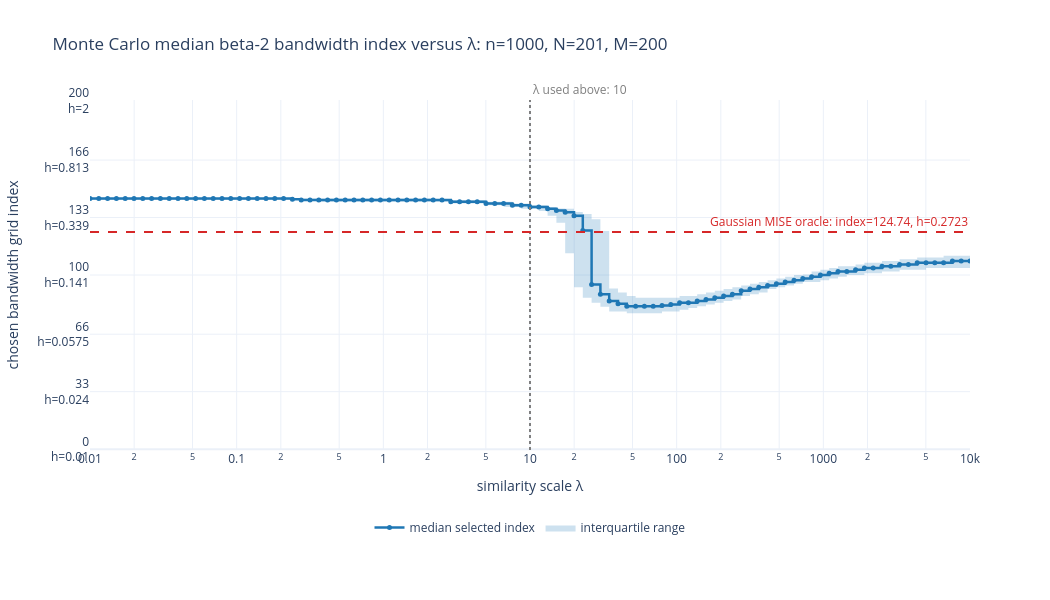

Notebook code cell kept with this figure:
### Code cell
stationary_example_mc_oracle_index = float(
    np.interp(
        np.log(stationary_example_oracle_h),
        stationary_example_log_bandwidth_grid,
        stationary_example_index_grid,
    )
)
stationary_example_mc_oracle_paper_y = (
    stationary_example_mc_oracle_index + 0.5
) / stationary_example_N
stationary_example_mc_tick_indices = np.unique(
    np.linspace(
        0, stationary_example_N - 1, 7, dtype=int
    )
)
stationary_example_mc_tick_labels = [
    f"{index}<br>h={stationary_example_grid[index]:.3g}"
    for index in stationary_example_mc_tick_indices
]

stationary_example_mc_figure = go.Figure()
stationary_example_mc_figure.add_trace(
    go.Scatter(
        x=stationary_example_lambda_values,
        y=stationary_example_mc_q25_indices,
        customdata=stationary_example_mc_q25_bandwidths,
        mode="lines",
        line=dict(color="rgba(31,119,180,0)", shape="hv"),
        name="25th percentile",
        showlegend=False,
        hovertemplate=(
            "λ=%{x:.6g}"
            "<br>25th-percentile index=%{y:.3g}"
            "<br>corresponding h=%{customdata:.6g}<extra></extra>"
        ),
    )
)
stationary_example_mc_figure.add_trace(
    go.Scatter(
        x=stationary_example_lambda_values,
        y=stationary_example_mc_q75_indices,
        customdata=stationary_example_mc_q75_bandwidths,
        mode="lines",
        line=dict(color="rgba(31,119,180,0)", shape="hv"),
        fill="tonexty",
        fillcolor="rgba(31,119,180,0.22)",
        name="interquartile range",
        hovertemplate=(
            "λ=%{x:.6g}"
            "<br>75th-percentile index=%{y:.3g}"
            "<br>corresponding h=%{customdata:.6g}<extra></extra>"
        ),
    )
)
stationary_example_mc_figure.add_trace(
    go.Scatter(
        x=stationary_example_lambda_values,
        y=stationary_example_mc_median_indices,
        customdata=stationary_example_mc_median_bandwidths,
        mode="lines+markers",
        line=dict(color="#1f77b4", width=2.5, shape="hv"),
        marker=dict(size=5),
        name="median selected index",
        hovertemplate=(
            "λ=%{x:.6g}"
            "<br>median index=%{y:.3g}"
            "<br>corresponding h=%{customdata:.6g}<extra></extra>"
        ),
    )
)
stationary_example_mc_figure.add_vline(
    x=stationary_example_tau,
    line=dict(color="#7f7f7f", width=2, dash="dot"),
)
stationary_example_mc_figure.add_hline(
    y=stationary_example_mc_oracle_index,
    line=dict(color="#d62728", width=2, dash="dash"),
)
stationary_example_mc_figure.add_annotation(
    x=stationary_example_lambda_reference_paper_x,
    y=1.0,
    xref="paper",
    yref="paper",
    text=f"λ used above: {stationary_example_tau:g}",
    showarrow=False,
    xanchor="left",
    yanchor="bottom",
    font=dict(color="#7f7f7f"),
)
stationary_example_mc_figure.add_annotation(
    x=1.0,
    y=stationary_example_mc_oracle_paper_y,
    xref="paper",
    yref="paper",
    text=(
        "Gaussian MISE oracle: "
        f"index={stationary_example_mc_oracle_index:.2f}, "
        f"h={stationary_example_oracle_h:.4g}"
    ),
    showarrow=False,
    xanchor="right",
    yanchor="bottom",
    font=dict(color="#d62728"),
)
stationary_example_mc_figure.update_xaxes(
    title_text="similarity scale λ",
    type="log",
    range=[
        stationary_example_log_lambda_min,
        stationary_example_log_lambda_max,
    ],
)
stationary_example_mc_figure.update_yaxes(
    title_text="chosen bandwidth grid index",
    range=[-0.5, stationary_example_N - 0.5],
    tickmode="array",
    tickvals=stationary_example_mc_tick_indices,
    ticktext=stationary_example_mc_tick_labels,
)
stationary_example_mc_figure.update_layout(
    title=(
        "Monte Carlo median beta-2 bandwidth index versus λ: "
        f"n={stationary_example_n}, N={stationary_example_N}, "
        f"M={stationary_example_mc_M}"
    ),
    width=1050,
    height=600,
    template="plotly_white",
    legend=dict(
        orientation="h",
        x=0.5,
        xanchor="center",
        y=-0.18,
        yanchor="top",
    ),
    margin=dict(t=100, b=150),
)
stationary_example_mc_figure.show()

### Figure 1 — Plotly figure (JSON) as saved in the notebook; plotly's stock layout.template omitted (floating-point values rounded to 4 significant figures)
{"data": [{"customdata": [0.4418, 0.4418, 0.4418, 0.4418, 0.4418, 0.4418, 0.4418, 0.4418, 0.4418, 0.4418, 0.4418, 0.4418, 0.4418, 0.4418, 0.4418, 0.4418, 0.4418, 0.4418, 0.4418, 0.4418, 0.4418, 0.4418, 0.4418, 0.4418, 0.4418, 0.4389, 0.4303, 0.4303, 0.4303, 0.4303, 0.4303, 0.4303, 0.4303, 0.4303, 0.4303, 0.4303, 0.4303, 0.4303, 0.4303, 0.4303, 0.4303, 0.419, 0.419, 0.419, 0.419, 0.4081, 0.4081, 0.3974, 0.3974, 0.387, 0.387, 0.3744, 0.3481, 0.3131, 0.1969, 0.1175, 0.1002, 0.09256, 0.08721, 0.08108, 0.08108, 0.07896, 0.07896, 0.07896, 0.07896, 0.08108, 0.08108, 0.08326, 0.08549, 0.08779, 0.09014, 0.09256, 0.09505, 0.0976, 0.1029, 0.1057, 0.1085, 0.1144, 0.1175, 0.1206, 0.1239, 0.1272, 0.1272, 0.1306, 0.1341, 0.1377, 0.1414, 0.1414, 0.1452, 0.1452, 0.1491, 0.1491, 0.1531, 0.1531, 0.1531, 0.1572, 0.1572, 0.1572, 0.1572, 0.1572, 0.1604], "hovertemplate": "λ=%{x:.6g}<br>25th-percentile index=%{y:.3g}<br>corresponding h=%{customdata:.6g}<extra></extra>", "line": {"color": "rgba(31,119,180,0)", "shape": "hv"}, "mode": "lines", "name": "25th percentile", "showlegend": false, "type": "scatter", "x": [0.01, 0.01148, 0.01318, 0.01514, 0.01738, 0.01995, 0.02291, 0.0263, 0.0302, 0.03467, 0.03981, 0.04571, 0.05248, 0.06026, 0.06918, 0.07943, 0.0912, 0.1047, 0.1202, 0.138, 0.1585, 0.182, 0.2089, 0.2399, 0.2754, 0.3162, 0.3631, 0.4169, 0.4786, 0.5495, 0.631, 0.7244, 0.8318, 0.955, 1.096, 1.259, 1.445, 1.66, 1.905, 2.188, 2.512, 2.884, 3.311, 3.802, 4.365, 5.012, 5.754, 6.607, 7.586, 8.71, 10, 11.48, 13.18, 15.14, 17.38, 19.95, 22.91, 26.3, 30.2, 34.67, 39.81, 45.71, 52.48, 60.26, 69.18, 79.43, 91.2, 104.7, 120.2, 138.0, 158.5, 182.0, 208.9, 239.9, 275.4, 316.2, 363.1, 416.9, 478.6, 549.5, 631.0, 724.4, 831.8, 955.0, 1096.0, 1259.0, 1445.0, 1660.0, 1905.0, 2188.0, 2512.0, 2884.0, 3311.0, 3802.0, 4365.0, 5012.0, 5754.0, 6607.0, 7586.0, 8710.0, 10000], "y": [143, 143, 143, 143, 143, 143, 143, 143, 143, 143, 143, 143, 143, 143, 143, 143, 143, 143, 143, 143, 143, 143, 143, 143, 143, 142.8, 142, 142, 142, 142, 142, 142, 142, 142, 142, 142, 142, 142, 142, 142, 142, 141, 141, 141, 141, 140, 140, 139, 139, 138, 138, 136.8, 134, 130, 112.5, 93, 87, 84, 81.75, 79, 79, 78, 78, 78, 78, 79, 79, 80, 81, 82, 83, 84, 85, 86, 88, 89, 90, 92, 93, 94, 95, 96, 96, 97, 98, 99, 100, 100, 101, 101, 102, 102, 103, 103, 103, 104, 104, 104, 104, 104, 104.8]}, {"customdata": [0.4537, 0.4537, 0.4537, 0.4537, 0.4537, 0.4537, 0.4537, 0.4537, 0.4537, 0.4537, 0.4537, 0.4537, 0.4537, 0.4537, 0.4537, 0.4537, 0.4537, 0.4537, 0.4537, 0.4537, 0.4537, 0.4537, 0.4537, 0.4537, 0.4537, 0.4537, 0.4537, 0.4537, 0.4537, 0.4537, 0.4537, 0.4537, 0.4537, 0.4537, 0.4537, 0.4537, 0.4537, 0.4537, 0.4537, 0.4418, 0.4418, 0.4418, 0.4418, 0.4418, 0.4418, 0.4303, 0.4303, 0.4303, 0.419, 0.419, 0.4108, 0.4081, 0.3974, 0.3896, 0.387, 0.3695, 0.3574, 0.3301, 0.2761, 0.1152, 0.1085, 0.1029, 0.1002, 0.1002, 0.1002, 0.1002, 0.1002, 0.1029, 0.1029, 0.1057, 0.1085, 0.1114, 0.1144, 0.1175, 0.1206, 0.1239, 0.1272, 0.1306, 0.1341, 0.1377, 0.1414, 0.1424, 0.1491, 0.1531, 0.1572, 0.1615, 0.1615, 0.1658, 0.1702, 0.1702, 0.1748, 0.1748, 0.1795, 0.1795, 0.1843, 0.1843, 0.1843, 0.1893, 0.1893, 0.1893, 0.1893], "fill": "tonexty", "fillcolor": "rgba(31,119,180,0.22)", "hovertemplate": "λ=%{x:.6g}<br>75th-percentile index=%{y:.3g}<br>corresponding h=%{customdata:.6g}<extra></extra>", "line": {"color": "rgba(31,119,180,0)", "shape": "hv"}, "mode": "lines", "name": "interquartile range", "type": "scatter", "x": [0.01, 0.01148, 0.01318, 0.01514, 0.01738, 0.01995, 0.02291, 0.0263, 0.0302, 0.03467, 0.03981, 0.04571, 0.05248, 0.06026, 0.06918, 0.07943, 0.0912, 0.1047, 0.1202, 0.138, 0.1585, 0.182, 0.2089, 0.2399, 0.2754, 0.3162, 0.3631, 0.4169, 0.4786, 0.5495, 0.631, 0.7244, 0.8318, 0.955, 1.096, 1.259, 1.445, 1.66, 1.905, 2.188, 2.512, 2.884, 3.311, 3.802, 4.365, 5.012, 5.754, 6.607, 7.586, 8.71, 10, 11.48, 13.18, 15.14, 17.38, 19.95, 22.91, 26.3, 30.2, 34.67, 39.81, 45.71, 52.48, 60.26, 69.18, 79.43, 91.2, 104.7, 120.2, 138.0, 158.5, 182.0, 208.9, 239.9, 275.4, 316.2, 363.1, 416.9, 478.6, 549.5, 631.0, 724.4, 831.8, 955.0, 1096.0, 1259.0, 1445.0, 1660.0, 1905.0, 2188.0, 2512.0, 2884.0, 3311.0, 3802.0, 4365.0, 5012.0, 5754.0, 6607.0, 7586.0, 8710.0, 10000], "y": [144, 144, 144, 144, 144, 144, 144, 144, 144, 144, 144, 144, 144, 144, 144, 144, 144, 144, 144, 144, 144, 144, 144, 144, 144, 144, 144, 144, 144, 144, 144, 144, 144, 144, 144, 144, 144, 144, 144, 143, 143, 143, 143, 143, 143, 142, 142, 142, 141, 141, 140.2, 140, 139, 138.2, 138, 136.2, 135, 132, 125.2, 92.25, 90, 88, 87, 87, 87, 87, 87, 88, 88, 89, 90, 91, 92, 93, 94, 95, 96, 97, 98, 99, 100, 100.2, 102, 103, 104, 105, 105, 106, 107, 107, 108, 108, 109, 109, 110, 110, 110, 111, 111, 111, 111]}, {"customdata": [0.4537, 0.4537, 0.4537, 0.4537, 0.4537, 0.4537, 0.4537, 0.4537, 0.4537, 0.4537, 0.4537, 0.4537, 0.4537, 0.4537, 0.4537, 0.4537, 0.4537, 0.4537, 0.4537, 0.4537, 0.4537, 0.4537, 0.4537, 0.4477, 0.4418, 0.4418, 0.4418, 0.4418, 0.4418, 0.4418, 0.4418, 0.4418, 0.4418, 0.4418, 0.4418, 0.4418, 0.4418, 0.4418, 0.4418, 0.4418, 0.4418, 0.4303, 0.4303, 0.4303, 0.4303, 0.419, 0.419, 0.419, 0.4081, 0.4081, 0.3974, 0.3974, 0.387, 0.3769, 0.367, 0.3481, 0.2779, 0.1222, 0.1057, 0.09505, 0.09134, 0.08779, 0.08779, 0.08779, 0.08779, 0.08896, 0.09014, 0.09256, 0.09256, 0.09505, 0.0976, 0.1002, 0.1029, 0.1057, 0.1114, 0.1144, 0.1175, 0.1206, 0.1239, 0.1272, 0.1306, 0.1341, 0.1377, 0.1414, 0.1452, 0.1491, 0.1491, 0.1531, 0.1572, 0.1572, 0.1615, 0.1615, 0.1658, 0.1658, 0.1702, 0.1702, 0.1702, 0.1702, 0.1748, 0.1748, 0.1748], "hovertemplate": "λ=%{x:.6g}<br>median index=%{y:.3g}<br>corresponding h=%{customdata:.6g}<extra></extra>", "line": {"color": "#1f77b4", "shape": "hv", "width": 2.5}, "marker": {"size": 5}, "mode": "lines+markers", "name": "median selected index", "type": "scatter", "x": [0.01, 0.01148, 0.01318, 0.01514, 0.01738, 0.01995, 0.02291, 0.0263, 0.0302, 0.03467, 0.03981, 0.04571, 0.05248, 0.06026, 0.06918, 0.07943, 0.0912, 0.1047, 0.1202, 0.138, 0.1585, 0.182, 0.2089, 0.2399, 0.2754, 0.3162, 0.3631, 0.4169, 0.4786, 0.5495, 0.631, 0.7244, 0.8318, 0.955, 1.096, 1.259, 1.445, 1.66, 1.905, 2.188, 2.512, 2.884, 3.311, 3.802, 4.365, 5.012, 5.754, 6.607, 7.586, 8.71, 10, 11.48, 13.18, 15.14, 17.38, 19.95, 22.91, 26.3, 30.2, 34.67, 39.81, 45.71, 52.48, 60.26, 69.18, 79.43, 91.2, 104.7, 120.2, 138.0, 158.5, 182.0, 208.9, 239.9, 275.4, 316.2, 363.1, 416.9, 478.6, 549.5, 631.0, 724.4, 831.8, 955.0, 1096.0, 1259.0, 1445.0, 1660.0, 1905.0, 2188.0, 2512.0, 2884.0, 3311.0, 3802.0, 4365.0, 5012.0, 5754.0, 6607.0, 7586.0, 8710.0, 10000], "y": [144, 144, 144, 144, 144, 144, 144, 144, 144, 144, 144, 144, 144, 144, 144, 144, 144, 144, 144, 144, 144, 144, 144, 143.5, 143, 143, 143, 143, 143, 143, 143, 143, 143, 143, 143, 143, 143, 143, 143, 143, 143, 142, 142, 142, 142, 141, 141, 141, 140, 140, 139, 139, 138, 137, 136, 134, 125.5, 94.5, 89, 85, 83.5, 82, 82, 82, 82, 82.5, 83, 84, 84, 85, 86, 87, 88, 89, 91, 92, 93, 94, 95, 96, 97, 98, 99, 100, 101, 102, 102, 103, 104, 104, 105, 105, 106, 106, 107, 107, 107, 107, 108, 108, 108]}], "layout": {"annotations": [{"font": {"color": "#7f7f7f"}, "showarrow": false, "text": "λ used above: 10", "x": 0.5, "xanchor": "left", "xref": "paper", "y": 1, "yanchor": "bottom", "yref": "paper"}, {"font": {"color": "#d62728"}, "showarrow": false, "text": "Gaussian MISE oracle: index=124.74, h=0.2723", "x": 1, "xanchor": "right", "xref": "paper", "y": 0.6231, "yanchor": "bottom", "yref": "paper"}], "height": 600, "legend": {"orientation": "h", "x": 0.5, "xanchor": "center", "y": -0.18, "yanchor": "top"}, "margin": {"b": 150, "t": 100}, "shapes": [{"line": {"color": "#7f7f7f", "dash": "dot", "width": 2}, "type": "line", "x0": 10, "x1": 10, "xref": "x", "y0": 0, "y1": 1, "yref": "y domain"}, {"line": {"color": "#d62728", "dash": "dash", "width": 2}, "type": "line", "x0": 0, "x1": 1, "xref": "x domain", "y0": 124.7, "y1": 124.7, "yref": "y"}], "title": {"text": "Monte Carlo median beta-2 bandwidth index versus λ: n=1000, N=201, M=200"}, "width": 1050, "xaxis": {"range": [-2, 4], "title": {"text": "similarity scale λ"}, "type": "log"}, "yaxis": {"range": [-0.5, 200.5], "tickmode": "array", "ticktext": ["0<br>h=0.01", "33<br>h=0.024", "66<br>h=0.0575", "100<br>h=0.141", "133<br>h=0.339", "166<br>h=0.813", "200<br>h=2"], "tickvals": [0, 33, 66, 100, 133, 166, 200], "title": {"text": "chosen bandwidth grid index"}}}}
